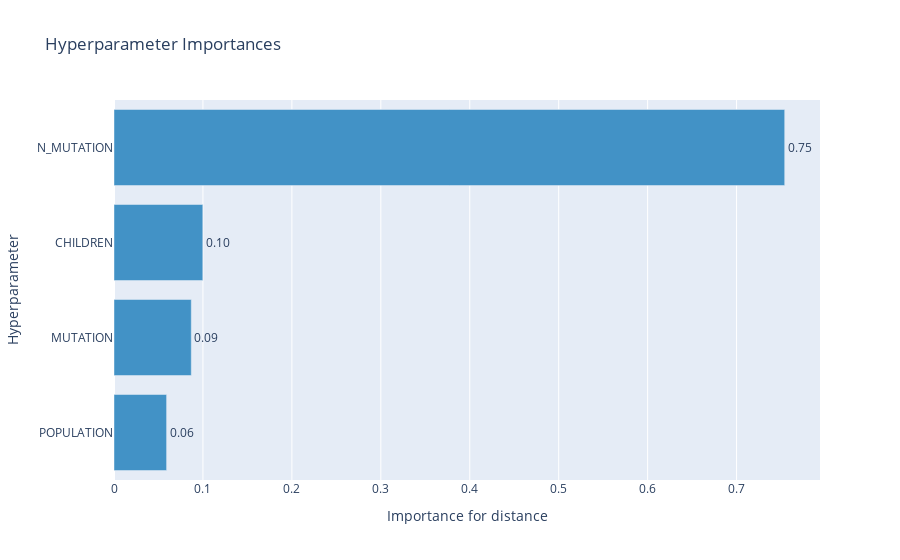

The cell this chart's notebook holds for it:
### Code cell
# Plotting most important parameters that influence distance
optuna.visualization.plot_param_importances(study, target_name="distance")

### Figure 1 — Plotly figure (JSON) as saved in the notebook; plotly's stock layout.template omitted (floating-point values rounded to 4 significant figures)
{"data": [{"cliponaxis": false, "hovertemplate": ["POPULATION (IntDistribution): 0.05914363490361004<extra></extra>", "MUTATION (FloatDistribution): 0.08689097085878765<extra></extra>", "CHILDREN (IntDistribution): 0.09985255079981739<extra></extra>", "N_MUTATION (IntDistribution): 0.7541128434377848<extra></extra>"], "marker": {"color": "rgb(66,146,198)"}, "orientation": "h", "text": ["0.06", "0.09", "0.10", "0.75"], "textposition": "outside", "type": "bar", "x": [0.05914, 0.08689, 0.09985, 0.7541], "y": ["POPULATION", "MUTATION", "CHILDREN", "N_MUTATION"]}], "layout": {"showlegend": false, "title": {"text": "Hyperparameter Importances"}, "xaxis": {"title": {"text": "Importance for distance"}}, "yaxis": {"title": {"text": "Hyperparameter"}}}}
